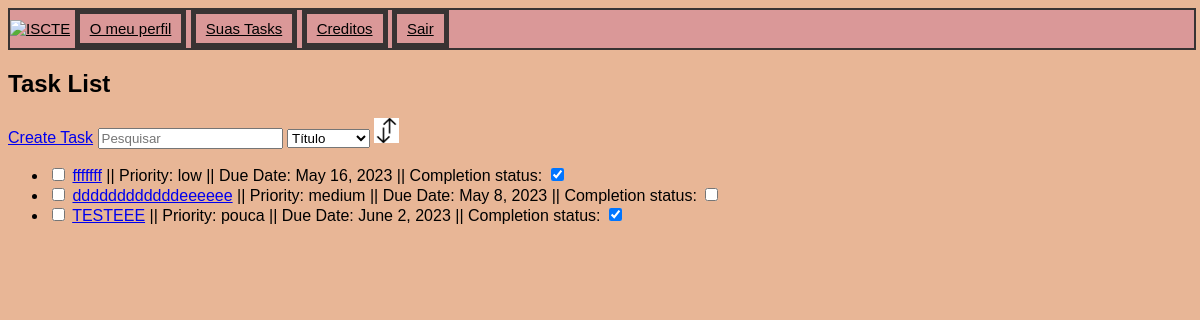
Page /taskmanager/tasks/ (signed in) on the earlier database version.
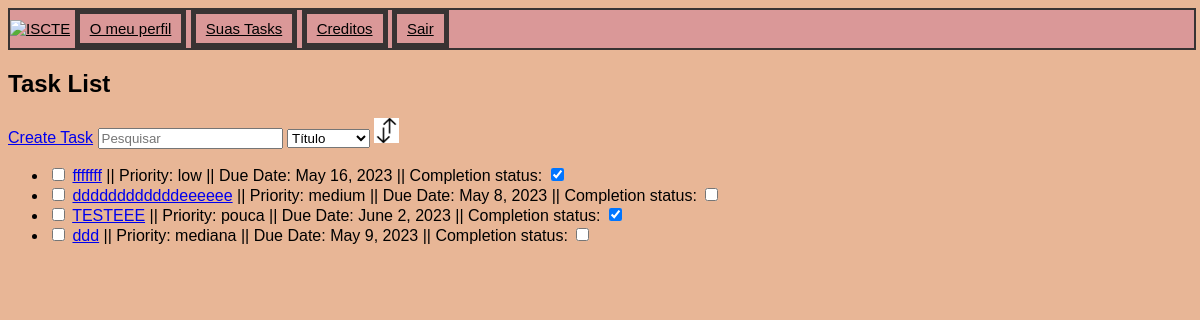
Same page on the later database version.
### taskmanager/models.py (models this page shows, shortened)
class Task(models.Model):
    PRIORITY_CHOICES = [
        ('pouca', 'Pouca'),
        ('mediana', 'Mediana'),
        ('alta', 'Alta')
    ]
    title = models.CharField(max_length=200)
    description = models.TextField()
    priority = models.CharField(max_length=20, choices=PRIORITY_CHOICES)
    deadline = models.DateField()
    completed = models.BooleanField(default=False)
    user = models.ForeignKey(User, on_delete=models.CASCADE)

### taskmanager/views.py (the view)
# urls.py: path('tasks/', views.task_list, name='task_list'),
@login_required(login_url='/taskmanager/')
def task_list(request):
    tasks = Task.objects.filter(user=request.user)
    return render(request, 'taskmanager/task_list.html', {'tasks': tasks})

### taskmanager/templates/taskmanager/task_list.html (shortened to what this page needs)
{% extends "./base.html" %}
{% block head %}
    {% load static %}
    <link rel="stylesheet" type="text/css" href="{% static 'taskmanager/css/mystyle.css'%}">
{% endblock %}
{% block content %}
  <h2>Task List</h2>
    <a href="{% url 'taskmanager:create_task' %}">Create Task</a>
    <input type="text" placeholder="Pesquisar" id="search" onkeyup="search()">
    <select id="criteria">
        <option selected value="title"> Título</option>
    </select>
    <img onclick="sort()" src="{% static 'taskmanager/images/sorting_arrow.png' %}" width="25" height="25">
    <ul id="list">
  {% if tasks %}
    {% for task in tasks %}
      <li>
      <input type="checkbox" id="{{ task.id }}" name="ids" onchange="visibility()">
      <a href="{% url 'taskmanager:edit_task' task.id %}"> {{ task.title }}</a>
      <label class="priority"> || Priority: {{ task.priority }} || </label>
      <label class="deadline"> Due Date: {{ task.deadline }} || </label>
      <label> Completion status: </label>
      <input type="checkbox" class="completed" {% if task.completed %} checked="true" {% endif %} onchange="update({{ task.id }})">
      </li>
    {% endfor %}
  {% else %}
        <p>Não há tarefas disponíveis.</p>
    {% endif %}
  </ul>
{% endblock %}

### taskmanager/templates/taskmanager/base.html (shortened to what this page needs)
<!DOCTYPE html>
<html lang="pt">
    {% block head %}
    {% load static %}
        {% endblock %}
<body>
     {% if request.user.is_authenticated %}
    <header>
    <nav class = "topo">
            <a href="https://www.iscte-iul.pt/"><img src="https://upload.wikimedia.org/wikipedia/commons/0/04/Logo_ISCTE_Instituto_Universit%C3%A1rio_de_Lisboa.svg" alt="ISCTE" style="width:80px;height:15px;"></a>
            <a class = "hcontainters" href="{% url 'taskmanager:profile' %}">O meu perfil</a>
            <a class = "hcontainters" href="{% url 'taskmanager:task_list' %}">Suas Tasks</a>
            <a class = "hcontainters" href="{% url 'taskmanager:creditos' %}">Creditos</a>
            <a class = "hcontainters" href="{% url 'taskmanager:sair' %}">Sair</a>
        </nav>
    {% endif %}
    </header>
    {% block content %}
    {% endblock %}
</body>
</html>

### taskmanager/static/taskmanager/css/mystyle.css (style rules this page uses)
body { background-color: #e8b696; font-family: "Arial"; }
.topo { background-color: #da9898; width: 100%; padding: 10px 0; color: #fff; color: white; font-family: "Arial"; align-content: center; border: 2px solid #383333; }
.hcontainters { border: 5px solid #383333; padding: 6px 0; padding-right: 10px; padding-left: 10px; }
.topo a { color: black; font-size: 15px; }

Differences in the rows shown:
added Task: title "ddd", priority "mediana", deadline "May 9, 2023"
